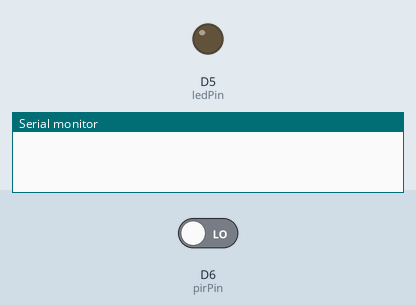
This sketch was run on a simulated ESP8266 (NodeMCU). Shown: output pins drawn as LEDs (lit = HIGH), the last lines printed to the serial monitor. Inputs (shaded band) come from the test bench; at power-on: D6 (pirPin) LOW. WiFi joins after 1.5 s; servers stay silent unless stated.

Above: at 3.0 s.
3.1 s: D6 (pirPin) driven HIGH
At 3.9 s:
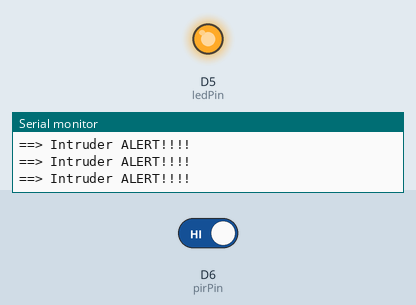
4.6 s: D6 (pirPin) driven LOW
At 5.1 s:
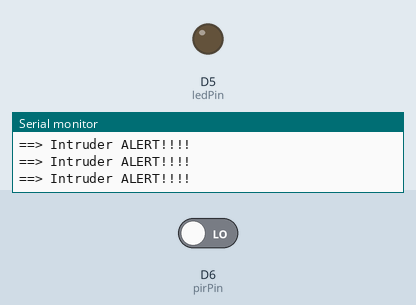
Timing chart, 0 to 7.6 s (numbered marks = the images above; inputs shaded):
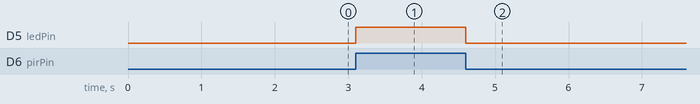

The sketch:

home_sec.ino
```cpp
#include "ESP8266WiFi.h"
#include <SoftwareSerial.h>
#include <BlynkSimpleEsp8266.h>

//************************** PIR Motion Sensor Setup *************************
int ledPin = D5;
int pirPin = D6;
int val = 0;
char auth[] = "3c4a440f147245f58b977b1f0b3c2305";
int pirValue;

//************************** WiFi Access Point *******************************

#define WLAN_SSID "Aalap"
#define WLAN_PWD "aalap123"
#define BLYNK_PRINT Serial

//****************************************************************************


void setup() {
  // put your setup code here, to run once:
  Serial.begin(115200);
  Blynk.begin(auth, WLAN_SSID, WLAN_PWD);
  pinMode(ledPin, OUTPUT);
  pinMode(pirPin, INPUT);
  digitalWrite(ledPin, LOW);
}

void loop() {
  // put your main code here, to run repeatedly:
  getPirValue();
  Blynk.run();
}

void getPirValue() {
  pirValue = digitalRead(pirPin);
  if(pirValue) {
    Serial.println("==> Intruder ALERT!!!!");
    Blynk.notify("T==> Intruder ALERT!!!!");
  }
  digitalWrite(ledPin, pirValue);
}
```

Measured:
- after the input at 3.1 s, D5 (ledPin): LOW → HIGH at once
- after the input at 4.6 s, D5 (ledPin): HIGH → LOW at once
